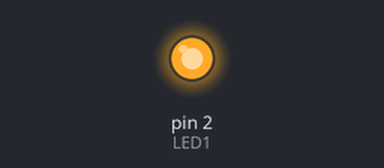
Bench run of a sketch on a simulated Arduino Uno, built with avr-gcc and run on an emulated ATmega328P. On the bench: output pins drawn as LEDs (lit = HIGH).

Above: at 0.1 s.
Timing chart, 0 to 1.6 s (numbered marks = the images above):
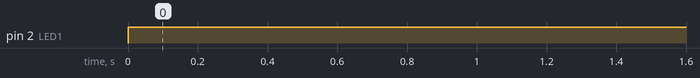

Measured:
- by itself, pin 2 (LED1): LOW → HIGH at 0.00 s

The sketch:

hwproj1.ino
```cpp
const int LED1=2;
void setup() {
  // put your setup code here, to run once:
pinMode(LED1, OUTPUT);
}

void loop() {
  // put your main code here, to run repeatedly:
digitalWrite(LED1, HIGH);
//delay(100);
//digitalWrite(LED1, LOW);
//delay(100);
}
```
